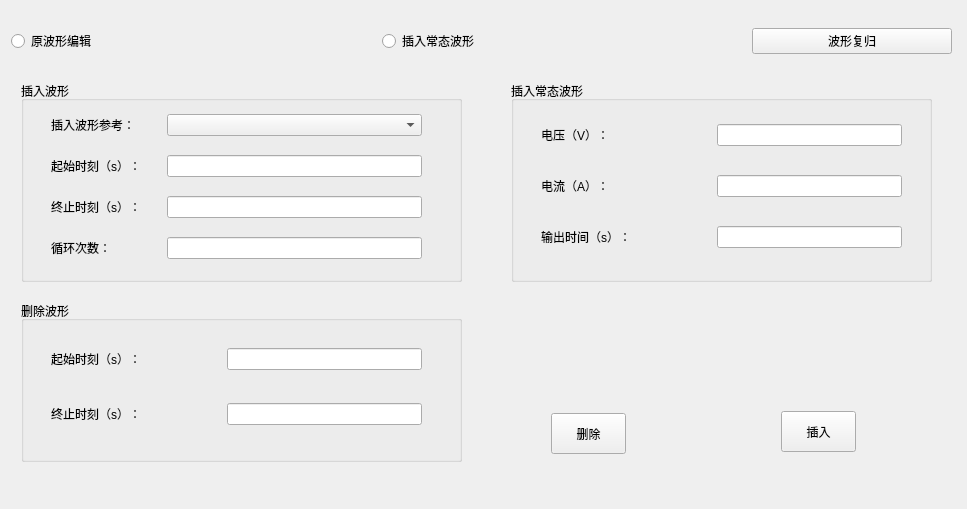
<?xml version="1.0" encoding="UTF-8"?>
<ui version="4.0">
 <class>SttReplayWaveformEditWidget</class>
 <widget class="QWidget" name="SttReplayWaveformEditWidget">
  <property name="geometry">
   <rect>
    <x>0</x>
    <y>0</y>
    <width>967</width>
    <height>509</height>
   </rect>
  </property>
  <property name="maximumSize">
   <size>
    <width>16777215</width>
    <height>16777215</height>
   </size>
  </property>
  <property name="windowTitle">
   <string>Form</string>
  </property>
  <layout class="QVBoxLayout" name="verticalLayout_8">
   <item>
    <layout class="QVBoxLayout" name="verticalLayout_7">
     <item>
      <widget class="QWidget" name="widget" native="true">
       <widget class="QWidget" name="horizontalLayoutWidget">
        <property name="geometry">
         <rect>
          <x>0</x>
          <y>0</y>
          <width>941</width>
          <height>61</height>
         </rect>
        </property>
        <layout class="QHBoxLayout" name="horizontalLayout">
         <item>
          <widget class="QRadioButton" name="m_rb_WaveEdit">
           <property name="text">
            <string>原波形编辑</string>
           </property>
          </widget>
         </item>
         <item>
          <widget class="QRadioButton" name="m_rb_InsertWave">
           <property name="text">
            <string>插入常态波形</string>
           </property>
          </widget>
         </item>
         <item>
          <widget class="QPushButton" name="m_pb_Replay">
           <property name="maximumSize">
            <size>
             <width>200</width>
             <height>16777215</height>
            </size>
           </property>
           <property name="text">
            <string>波形复归</string>
           </property>
          </widget>
         </item>
        </layout>
       </widget>
       <widget class="QWidget" name="gridLayoutWidget">
        <property name="geometry">
         <rect>
          <x>0</x>
          <y>60</y>
          <width>951</width>
          <height>431</height>
         </rect>
        </property>
        <layout class="QGridLayout" name="gridLayout_2">
         <item row="0" column="0">
          <widget class="QWidget" name="widget_2" native="true">
           <widget class="QGroupBox" name="m_Insert_GroupBox">
            <property name="geometry">
             <rect>
              <x>10</x>
              <y>10</y>
              <width>441</width>
              <height>201</height>
             </rect>
            </property>
            <property name="title">
             <string>插入波形</string>
            </property>
            <widget class="QWidget" name="gridLayoutWidget_2">
             <property name="geometry">
              <rect>
               <x>30</x>
               <y>20</y>
               <width>371</width>
               <height>171</height>
              </rect>
             </property>
             <layout class="QGridLayout" name="m_Insert_Layout">
              <item row="3" column="2">
               <widget class="QFloatLineEdit" name="m_edt_InsertCycNum"/>
              </item>
              <item row="1" column="1">
               <spacer name="horizontalSpacer">
                <property name="orientation">
                 <enum>Qt::Horizontal</enum>
                </property>
                <property name="sizeType">
                 <enum>QSizePolicy::Fixed</enum>
                </property>
                <property name="sizeHint" stdset="0">
                 <size>
                  <width>20</width>
                  <height>20</height>
                 </size>
                </property>
               </spacer>
              </item>
              <item row="3" column="0">
               <widget class="QLabel" name="label_3">
                <property name="text">
                 <string>循环次数：</string>
                </property>
               </widget>
              </item>
              <item row="2" column="0">
               <widget class="QLabel" name="label_2">
                <property name="contextMenuPolicy">
                 <enum>Qt::NoContextMenu</enum>
                </property>
                <property name="text">
                 <string>终止时刻（s）：</string>
                </property>
               </widget>
              </item>
              <item row="1" column="2">
               <widget class="QFloatLineEdit" name="m_edt_InsertBegin"/>
              </item>
              <item row="1" column="0">
               <widget class="QLabel" name="m_lb_InsertBegin">
                <property name="minimumSize">
                 <size>
                  <width>80</width>
                  <height>0</height>
                 </size>
                </property>
                <property name="text">
                 <string>起始时刻（s）：</string>
                </property>
               </widget>
              </item>
              <item row="2" column="2">
               <widget class="QFloatLineEdit" name="m_edt_InsertEnd"/>
              </item>
              <item row="0" column="2">
               <widget class="QComboBox" name="m_Cbox_InsertType"/>
              </item>
              <item row="0" column="0">
               <widget class="QLabel" name="label">
                <property name="text">
                 <string>插入波形参考：</string>
                </property>
               </widget>
              </item>
             </layout>
            </widget>
           </widget>
           <widget class="QGroupBox" name="m_InsertNomal_GroupBox">
            <property name="geometry">
             <rect>
              <x>500</x>
              <y>10</y>
              <width>421</width>
              <height>201</height>
             </rect>
            </property>
            <property name="title">
             <string>插入常态波形</string>
            </property>
            <widget class="QWidget" name="gridLayoutWidget_4">
             <property name="geometry">
              <rect>
               <x>30</x>
               <y>20</y>
               <width>361</width>
               <height>171</height>
              </rect>
             </property>
             <layout class="QGridLayout" name="m_Insert_Layout_3">
              <item row="2" column="2">
               <widget class="QFloatLineEdit" name="m_edt_InsertNormaloutTime"/>
              </item>
              <item row="0" column="0">
               <widget class="QLabel" name="label_8">
                <property name="minimumSize">
                 <size>
                  <width>150</width>
                  <height>0</height>
                 </size>
                </property>
                <property name="text">
                 <string>电压（V）：</string>
                </property>
               </widget>
              </item>
              <item row="0" column="2">
               <widget class="QFloatLineEdit" name="m_edt_InsertNormalVal"/>
              </item>
              <item row="1" column="2">
               <widget class="QFloatLineEdit" name="m_edt_InsertNormalCur"/>
              </item>
              <item row="1" column="0">
               <widget class="QLabel" name="label_5">
                <property name="text">
                 <string>电流（A）：</string>
                </property>
               </widget>
              </item>
              <item row="2" column="0">
               <widget class="QLabel" name="label_7">
                <property name="text">
                 <string>输出时间（s）：</string>
                </property>
               </widget>
              </item>
              <item row="0" column="1">
               <spacer name="horizontalSpacer_3">
                <property name="orientation">
                 <enum>Qt::Horizontal</enum>
                </property>
                <property name="sizeType">
                 <enum>QSizePolicy::Fixed</enum>
                </property>
                <property name="sizeHint" stdset="0">
                 <size>
                  <width>20</width>
                  <height>20</height>
                 </size>
                </property>
               </spacer>
              </item>
             </layout>
            </widget>
           </widget>
           <widget class="QGroupBox" name="m_DeleteWave_GroupBox">
            <property name="geometry">
             <rect>
              <x>10</x>
              <y>230</y>
              <width>441</width>
              <height>161</height>
             </rect>
            </property>
            <property name="title">
             <string>删除波形</string>
            </property>
            <widget class="QWidget" name="gridLayoutWidget_3">
             <property name="geometry">
              <rect>
               <x>30</x>
               <y>20</y>
               <width>371</width>
               <height>131</height>
              </rect>
             </property>
             <layout class="QGridLayout" name="m_Insert_Layout_2">
              <item row="1" column="2">
               <widget class="QFloatLineEdit" name="m_edt_DeleteEnd"/>
              </item>
              <item row="1" column="0">
               <widget class="QLabel" name="label_4">
                <property name="text">
                 <string>终止时刻（s）：</string>
                </property>
               </widget>
              </item>
              <item row="0" column="0">
               <widget class="QLabel" name="label_6">
                <property name="minimumSize">
                 <size>
                  <width>150</width>
                  <height>0</height>
                 </size>
                </property>
                <property name="maximumSize">
                 <size>
                  <width>150</width>
                  <height>16777215</height>
                 </size>
                </property>
                <property name="text">
                 <string>起始时刻（s）：</string>
                </property>
               </widget>
              </item>
              <item row="0" column="2">
               <widget class="QFloatLineEdit" name="m_edt_DeleteBegin"/>
              </item>
              <item row="0" column="1">
               <spacer name="horizontalSpacer_2">
                <property name="orientation">
                 <enum>Qt::Horizontal</enum>
                </property>
                <property name="sizeType">
                 <enum>QSizePolicy::Fixed</enum>
                </property>
                <property name="sizeHint" stdset="0">
                 <size>
                  <width>20</width>
                  <height>20</height>
                 </size>
                </property>
               </spacer>
              </item>
             </layout>
            </widget>
           </widget>
           <widget class="QPushButton" name="m_pb_delete">
            <property name="geometry">
             <rect>
              <x>540</x>
              <y>342</y>
              <width>75</width>
              <height>41</height>
             </rect>
            </property>
            <property name="maximumSize">
             <size>
              <width>16777215</width>
              <height>902</height>
             </size>
            </property>
            <property name="text">
             <string>删除</string>
            </property>
           </widget>
           <widget class="QPushButton" name="m_pb_Insert">
            <property name="geometry">
             <rect>
              <x>770</x>
              <y>340</y>
              <width>75</width>
              <height>41</height>
             </rect>
            </property>
            <property name="text">
             <string>插入</string>
            </property>
           </widget>
          </widget>
         </item>
        </layout>
       </widget>
      </widget>
     </item>
    </layout>
   </item>
  </layout>
 </widget>
 <customwidgets>
  <customwidget>
   <class>QFloatLineEdit</class>
   <extends>QLineEdit</extends>
   <header>../Module/UI/Module/CommonCtrl_QT/QFloatLineEdit.h</header>
  </customwidget>
 </customwidgets>
 <resources/>
 <connections/>
</ui>
